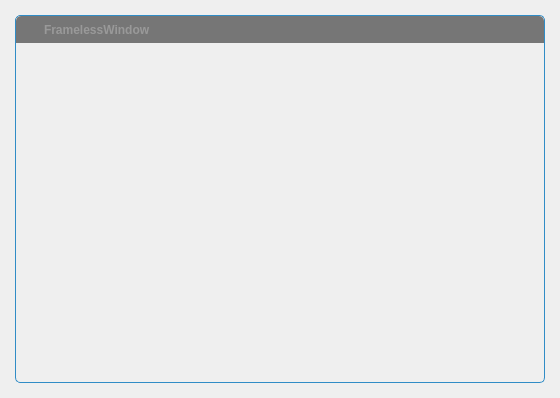
<?xml version="1.0" encoding="UTF-8"?>
<ui version="4.0">
 <class>FramelessWindow</class>
 <widget class="QWidget" name="FramelessWindow">
  <property name="geometry">
   <rect>
    <x>0</x>
    <y>0</y>
    <width>560</width>
    <height>398</height>
   </rect>
  </property>
  <property name="windowTitle">
   <string/>
  </property>
  <property name="autoFillBackground">
   <bool>false</bool>
  </property>
  <layout class="QVBoxLayout" name="verticalLayout_2">
   <property name="spacing">
    <number>0</number>
   </property>
   <property name="leftMargin">
    <number>15</number>
   </property>
   <property name="topMargin">
    <number>15</number>
   </property>
   <property name="rightMargin">
    <number>15</number>
   </property>
   <property name="bottomMargin">
    <number>15</number>
   </property>
   <item>
    <widget class="QWidget" name="windowFrame" native="true">
     <property name="autoFillBackground">
      <bool>false</bool>
     </property>
     <property name="styleSheet">
      <string notr="true">#windowFrame{border:1px solid palette(highlight); border-radius:5px 5px 5px 5px; background-color:palette(Window);}</string>
     </property>
     <layout class="QVBoxLayout" name="verticalLayout">
      <property name="spacing">
       <number>0</number>
      </property>
      <property name="leftMargin">
       <number>1</number>
      </property>
      <property name="topMargin">
       <number>1</number>
      </property>
      <property name="rightMargin">
       <number>1</number>
      </property>
      <property name="bottomMargin">
       <number>1</number>
      </property>
      <item>
       <widget class="WindowDragger" name="windowTitlebar" native="true">
        <property name="sizePolicy">
         <sizepolicy hsizetype="Preferred" vsizetype="Fixed">
          <horstretch>0</horstretch>
          <verstretch>0</verstretch>
         </sizepolicy>
        </property>
        <property name="minimumSize">
         <size>
          <width>0</width>
          <height>0</height>
         </size>
        </property>
        <property name="autoFillBackground">
         <bool>false</bool>
        </property>
        <property name="styleSheet">
         <string notr="true">#windowTitlebar{border: 0px none palette(base); border-top-left-radius:5px; border-top-right-radius:5px; background-color:palette(shadow); height:20px;}</string>
        </property>
        <layout class="QHBoxLayout" name="horizontalLayout" stretch="0,0,1,0,0,0,0">
         <property name="spacing">
          <number>0</number>
         </property>
         <property name="leftMargin">
          <number>0</number>
         </property>
         <property name="topMargin">
          <number>0</number>
         </property>
         <property name="rightMargin">
          <number>0</number>
         </property>
         <property name="bottomMargin">
          <number>0</number>
         </property>
         <item>
          <widget class="QLabel" name="spacer">
           <property name="minimumSize">
            <size>
             <width>4</width>
             <height>0</height>
            </size>
           </property>
           <property name="maximumSize">
            <size>
             <width>4</width>
             <height>16777215</height>
            </size>
           </property>
          </widget>
         </item>
         <item>
          <widget class="QLabel" name="icon">
           <property name="minimumSize">
            <size>
             <width>16</width>
             <height>16</height>
            </size>
           </property>
           <property name="maximumSize">
            <size>
             <width>16</width>
             <height>16</height>
            </size>
           </property>
           <property name="contextMenuPolicy">
            <enum>Qt::NoContextMenu</enum>
           </property>
           <property name="styleSheet">
            <string notr="true">#icon {background-color:palette(shadow);}</string>
           </property>
          </widget>
         </item>
         <item>
          <widget class="QLabel" name="titleText">
           <property name="font">
            <font>
             <weight>75</weight>
             <bold>true</bold>
            </font>
           </property>
           <property name="styleSheet">
            <string notr="true">  padding-left:5px;
  color:rgb(153,153,153);</string>
           </property>
           <property name="text">
            <string>FramelessWindow</string>
           </property>
           <property name="alignment">
            <set>Qt::AlignLeading|Qt::AlignLeft|Qt::AlignVCenter</set>
           </property>
          </widget>
         </item>
         <item>
          <widget class="QToolButton" name="minimizeButton">
           <property name="font">
            <font>
             <weight>75</weight>
             <bold>true</bold>
            </font>
           </property>
           <property name="styleSheet">
            <string notr="true">#minimizeButton{
  background-color:none;
  border:none;
  width:16px;
  height:16px;
  padding:4px;
  image:url(:/images/icon_window_minimize.png);
}
#minimizeButton:hover{
  background-color:palette(alternate-base);
}
#minimizeButton:pressed{
  background-color:palette(highlight);
}</string>
           </property>
           <property name="text">
            <string/>
           </property>
          </widget>
         </item>
         <item>
          <widget class="QToolButton" name="restoreButton">
           <property name="styleSheet">
            <string notr="true">#restoreButton{
  background-color:none;
  border:none;
  width:16px;
  height:16px;
  padding:4px;
  image:url(:/images/icon_window_restore.png);
}
#restoreButton:hover{
  background-color:palette(alternate-base);
}
#restoreButton:pressed{
  background-color:palette(highlight);
}</string>
           </property>
           <property name="text">
            <string/>
           </property>
          </widget>
         </item>
         <item>
          <widget class="QToolButton" name="maximizeButton">
           <property name="styleSheet">
            <string notr="true">#maximizeButton{
  background-color:none;
  border:none;
  width:16px;
  height:16px;
  padding:4px;
  image:url(:/images/icon_window_maximize.png);
}
#maximizeButton:hover{
  background-color:palette(alternate-base);
}
##maximizeButton:pressed{
  background-color:palette(highlight);
}</string>
           </property>
           <property name="text">
            <string/>
           </property>
          </widget>
         </item>
         <item>
          <widget class="QToolButton" name="closeButton">
           <property name="font">
            <font>
             <weight>75</weight>
             <bold>true</bold>
            </font>
           </property>
           <property name="styleSheet">
            <string notr="true">#closeButton{
  background-color:none;
  border:none;
  width:16px;
  height:16px;
  padding:4px;
  image:url(:/images/icon_window_close.png);
  border-top-right-radius: 5px;
}
#closeButton:hover{
  background-color:palette(alternate-base);
}
##closeButton:pressed{
  background-color:palette(highlight);
}</string>
           </property>
          </widget>
         </item>
        </layout>
       </widget>
      </item>
      <item>
       <widget class="QWidget" name="windowContent" native="true">
        <property name="autoFillBackground">
         <bool>false</bool>
        </property>
        <property name="styleSheet">
         <string notr="true">#windowContent{
  border: 0px none palette(base);
  border-radius:0px 0px 5px 5px;
}</string>
        </property>
       </widget>
      </item>
     </layout>
    </widget>
   </item>
  </layout>
 </widget>
 <layoutdefault spacing="6" margin="11"/>
 <customwidgets>
  <customwidget>
   <class>WindowDragger</class>
   <extends>QWidget</extends>
   <header>windowdragger.h</header>
   <container>1</container>
  </customwidget>
 </customwidgets>
 <resources/>
 <connections/>
</ui>
